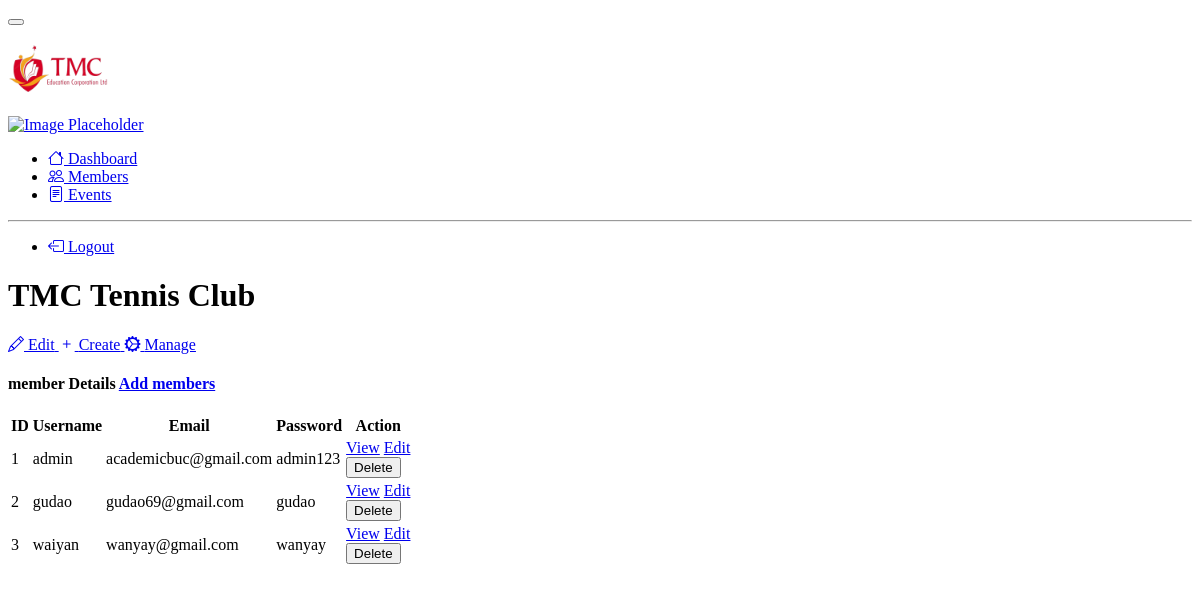
/admin/members.php, run on the app's committed database.
### tables this page shows
CREATE TABLE `members` (
  `id` int(5) NOT NULL,
  `username` varchar(30) NOT NULL,
  `email` varchar(30) NOT NULL,
  `password` varchar(30) NOT NULL
);

### admin/members.php (the view, shortened to what this page needs)
<?php
    require 'dbcon.php';
?>
<!DOCTYPE html>
<html lang="en" >
<head>
  <link rel="stylesheet" href="./style.css">
  <link href="https://cdn.jsdelivr.net/npm/@sweetalert2/theme-dark@4/dark.css" rel="stylesheet">
</head>
<body>
<div class="d-flex flex-column flex-lg-row h-lg-full bg-surface-secondary">
    <nav class="navbar show navbar-vertical h-lg-screen navbar-expand-lg px-0 py-3 navbar-light bg-white border-bottom border-bottom-lg-0 border-end-lg" id="navbarVertical">
        <div class="container-fluid">
            <button class="navbar-toggler ms-n2" type="button" data-bs-toggle="collapse" data-bs-target="#sidebarCollapse" aria-controls="sidebarCollapse" aria-expanded="false" aria-label="Toggle navigation">
            </button>
            <a class="navbar-brand py-lg-2 mb-lg-5 px-lg-6 me-0" href="#">
                <h3 class="text-success"><img src="../images/TMC.png" width="100"></h3>
            </a>
            <div class="navbar-user d-lg-none">
                <div class="dropdown">
                    <a href="#" id="sidebarAvatar" role="button" data-bs-toggle="dropdown" aria-haspopup="true" aria-expanded="false">
                        <div class="avatar-parent-child">
                            <img alt="Image Placeholder" src="" class="avatar avatar- rounded-circle">
                        </div>
                    </a>
                </div>
            </div>
            <div class="collapse navbar-collapse" id="sidebarCollapse">
                <ul class="navbar-nav">
                    <li class="nav-item">
                        <a class="nav-link" href="admin.php">
                            <i class="bi bi-house"></i> Dashboard
                        </a>
                    </li>
                    <li class="nav-item">
                        <a class="nav-link" href="members.php">
                            <i class="bi bi-people"></i> Members
                        </a>
                    </li>
                    <li class="nav-item">
                        <a class="nav-link" href="events.php">
                            <i class="bi bi-file-text"></i> Events
                        </a>
                    </li>
                </ul>
                <hr class="navbar-divider my-5 opacity-20">
                <ul class="navbar-nav">
                    <li class="nav-item">
                        <a class="nav-link" href="../home.html" onclick="return confirm('Are you sure you want to logout?')">
                            <i class="bi bi-box-arrow-left"></i> Logout
                        </a>
                    </li>
                </ul>
            </div>
        </div>
    </nav>
    <div class="h-screen flex-grow-1 overflow-y-lg-auto">
        <header class="bg-surface-primary border-bottom pt-6">
            <div class="container-fluid">
                <div class="mb-npx">
                    <div class="row align-items-center">
                        <div class="col-sm-6 col-12 mb-4 mb-sm-0">
                            <h1 class="h2 mb-0 ls-tight">TMC Tennis Club</h1>
                        </div>
                        <div class="col-sm-6 col-12 text-sm-end">
                            <div class="mx-n1">
                                <a href="#" class="btn d-inline-flex btn-sm btn-neutral border-base mx-1">
                                    <span class=" pe-2">
                                        <i class="bi bi-pencil"></i>
                                    </span>
                                    <span>Edit</span>
                                </a>
                                <a href="#" class="btn d-inline-flex btn-sm btn-primary mx-1">
                                    <span class=" pe-2">
                                        <i class="bi bi-plus"></i>
                                    </span>
                                    <span>Create</span>
                                </a>
                                <a href="#" class="btn d-inline-flex btn-sm btn-warning mx-1">
                                    <span class=" pe-2">
                                        <i class="bi bi-gear-wide-connected"></i>
                                    </span>
                                    <span>Manage</span>
                                </a>
                            </div>
                        </div>
                    </div>
                </div>
            </div>
        </header>
        <main class="py-6 bg-surface-secondary">
            <div class="content">
                <div class="container mt-4">
                        <div class="row">
                            <div class="col-md-12">
                                <div class="card">
                                    <div class="card-header">
                                        <h4>member Details
                                            <a href="admin-create.php" class="btn btn-primary float-end">Add members</a>
                                        </h4>
                                    </div>
                                    <div class="card-body">
                                        <table class="table table-bordered table-striped">
                                            <thead>
                                                <tr align="center">
                                                    <th>ID</th>
                                                    <th>Username</th>
                                                    <th>Email</th>
                                                    <th>Password</th>
                                                    <th>Action</th>
                                                </tr>
                                            </thead>
                                            <tbody>
                                                <?php
                                                    $query = "SELECT * FROM members";
                                                    $query_run = mysqli_query($con, $query);
                                                    if(mysqli_num_rows($query_run) > 0)
                                                    {
                                                        foreach($query_run as $member)
                                                        {
                                                            ?>
                                                            <tr>
                                                                <td><?= $member['id']; ?></td>
                                                                <td><?= $member['username']; ?></td>
                                                                <td><?= $member['email']; ?></td>
                                                                <td><?= $member['password']; ?></td>
                                                                <td>
                                                                    <a href="admin-view.php?id=<?= $member['id']; ?>" class="btn btn-info btn-sm">View</a>
                                                                    <a href="admin-edit.php?id=<?= $member['id']; ?>" class="btn btn-success btn-sm">Edit</a>
                                                                    <form action="code.php" method="POST" class="d-inline">
                                                                        <button type="submit" name="delete_member" value="<?=$member['id'];?>" class="btn btn-danger btn-sm">Delete</button>
                                                                    </form>
                                                                </td>
                                                            </tr>
                                                            <?php
                                                          }
                                                      }
                                                    else
                                                    {
                                                        echo "<h5> No Record Found </h5>";
                                                    }
                                                ?>
                                            </tbody>
                                        </table>
                                    </div>
                                </div>
                            </div>
                        </div>
                    </div>
                </div>
                </div>
                </div>
</body>
</html>

### data on the page
members: id "1", username "admin", email "academicbuc@gmail.com", password "admin123"
members: id "2", username "gudao", email "gudao69@gmail.com", password "gudao"
members: id "3", username "waiyan", email "wanyay@gmail.com", password "wanyay"
